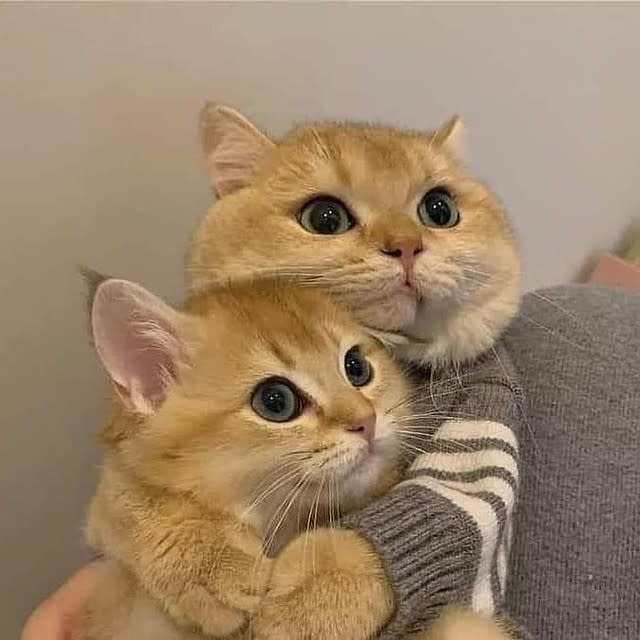
#> input picture Retrieving-data/images/color/example.jpg, 640 x 640 px
$ jupyter execute color-feature.ipynb
#> lines starting #> are read from the running program, lines starting #| are printed output that depends on the picture; long printed decimals are rounded
[cell 1]
# !sudo apt update
# !sudo apt install libgl1-mesa-glx -y
# !python3 -c "import cv2"

[cell 2]
# !pip install opencv-python
# %pip install --upgrade pip

# Mapping the RGB pixels

[cell 3]
import cv2

# Load an image
image = cv2.imread("example.jpg")
#> image is the input picture: shape (640, 640, 3); mean B, G, R 105.7, 132, 155.2

# Get the RGB values of a pixel at (x=50, y=100)
b, g, r = image[100, 50]  # OpenCV loads images in BGR format by default
#> b = 136; g = 156; r = 174
print(f"Red: {r}, Green: {g}, Blue: {b}")
#| Red: 174, Green: 156, Blue: 136

# Transforming between color spaces

[cell 4]
import cv2
import matplotlib.pyplot as plt

# Load image in BGR (default in OpenCV)
image = cv2.imread("example.jpg")

# Convert BGR to RGB
image_rgb = cv2.cvtColor(image, cv2.COLOR_BGR2RGB)

# Display image
plt.imshow(image_rgb)
plt.axis("off")
plt.show()

[cell 5]
# Convert RGB to HSV
image_hsv = cv2.cvtColor(image, cv2.COLOR_BGR2HSV)
#> image_hsv: shape (640, 640, 3); mean H, S, V 15.4, 81.7, 155.2

# Show HSV channels separately
h, s, v = cv2.split(image_hsv)
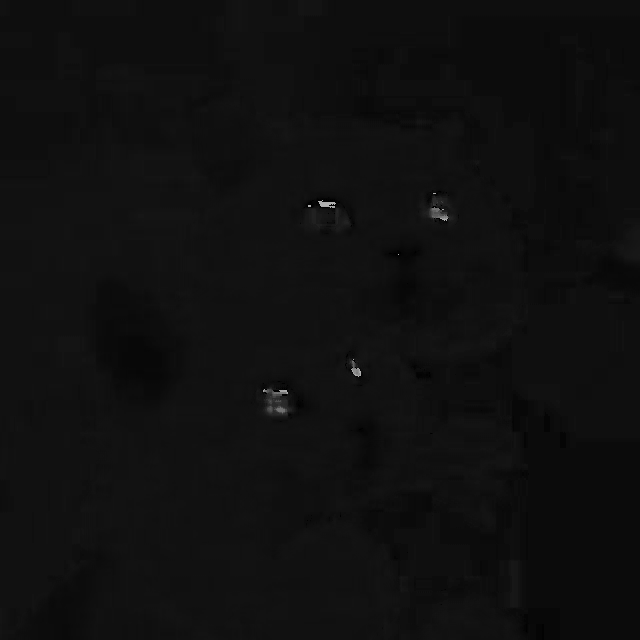
#> h: shape (640, 640); min 0, max 179, mean 15.4
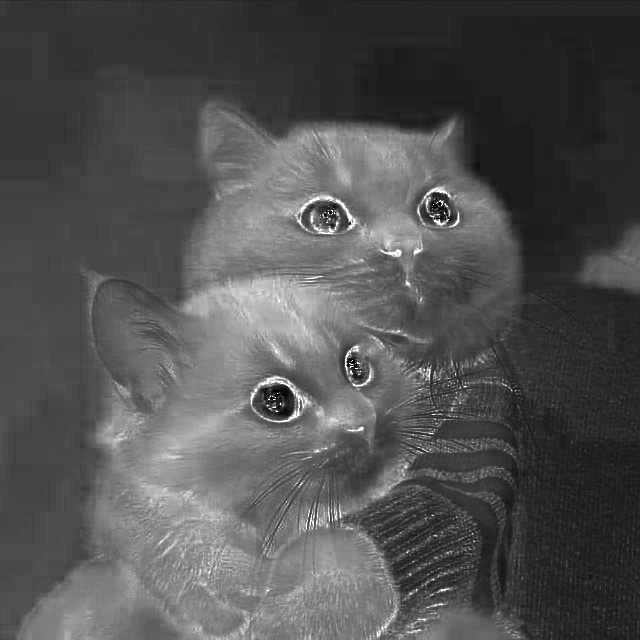
#> s: shape (640, 640); min 0, max 255, mean 81.7
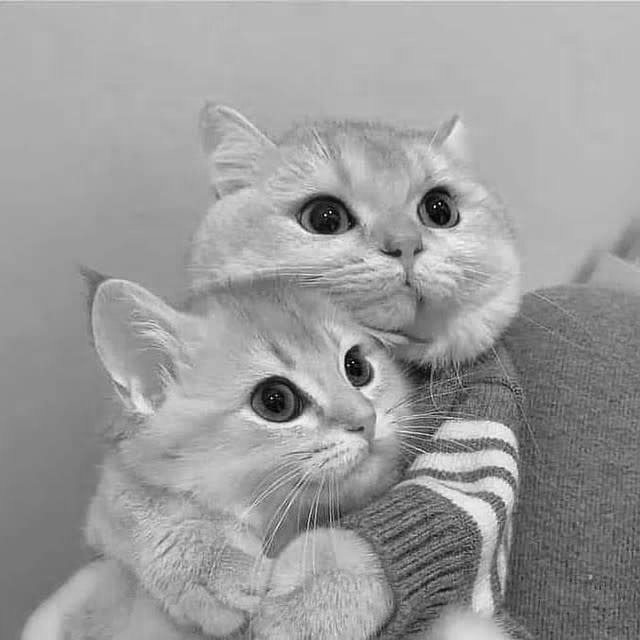
#> v: shape (640, 640); min 0, max 255, mean 155.2
plt.imshow(h, cmap="hsv")
plt.title("Hue Channel")
plt.axis("off")
plt.show()

[cell 6]
# Convert to LAB
image_lab = cv2.cvtColor(image, cv2.COLOR_BGR2LAB)
#> image_lab: shape (640, 640, 3); mean of channels 0, 1, 2 143.9, 133.2, 145.5

# Split channels
l, a, b = cv2.split(image_lab)
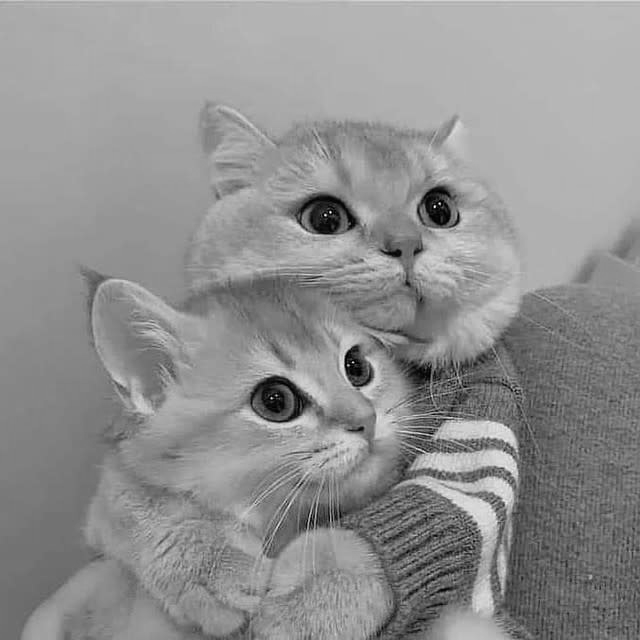
#> l: shape (640, 640); min 0, max 253, mean 143.9
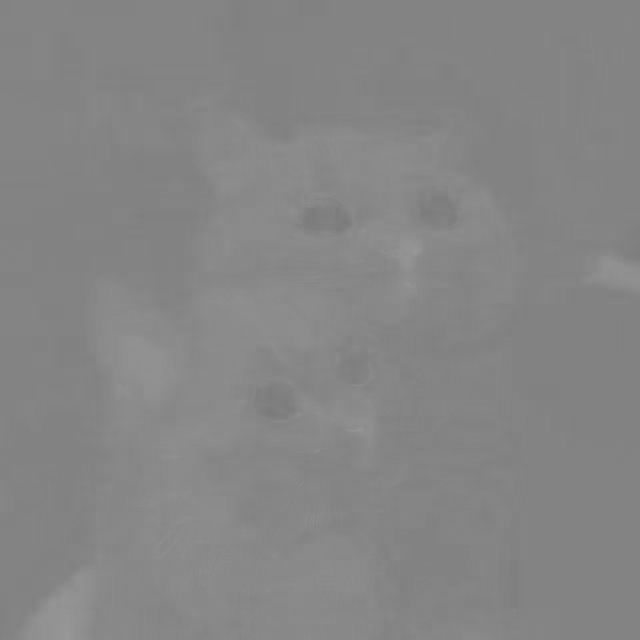
#> a: shape (640, 640); min 122, max 154, mean 133.2
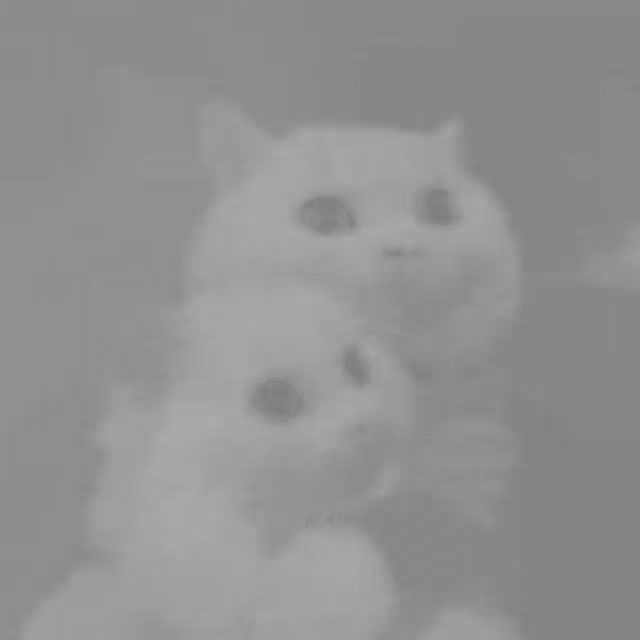
#> b: shape (640, 640); min 125, max 171, mean 145.5

# Display Lightness channel
plt.imshow(l, cmap="gray")
plt.title("Lightness (L) Channel")
plt.axis("off")
plt.show()

[cell 7]
import cv2
import numpy as np
import matplotlib.pyplot as plt

# Load image
image = cv2.imread("example.jpg")
image_rgb = cv2.cvtColor(image, cv2.COLOR_BGR2RGB)

# Split channels
r, g, b = cv2.split(image_rgb)
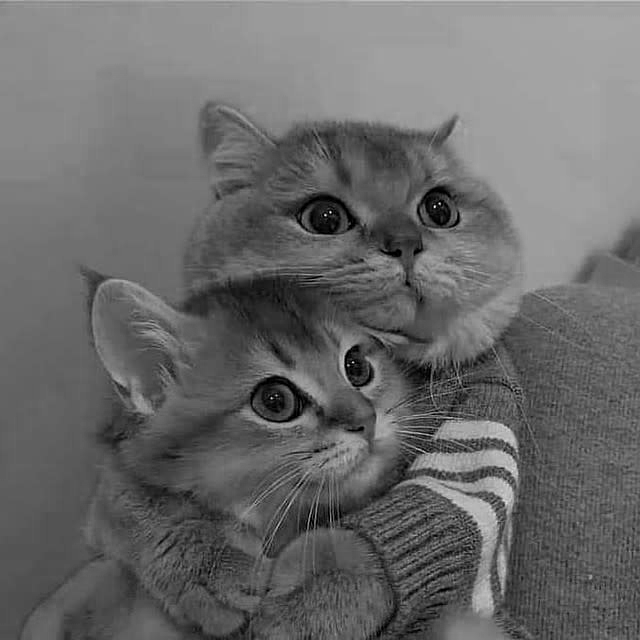
#> b: shape (640, 640); min 0, max 249, mean 105.7

# Compute histograms
hist_r = cv2.calcHist([r], [0], None, [256], [0, 256])
#> hist_r = 256 values, max 14535 at index 180, min 0 at index 250, mean 1600
hist_g = cv2.calcHist([g], [0], None, [256], [0, 256])
#> hist_g = 256 values, max 15895 at index 170, min 0 at index 228, mean 1600
hist_b = cv2.calcHist([b], [0], None, [256], [0, 256])
#> hist_b = 256 values, max 10282 at index 157, min 0 at index 211, mean 1600

# Plot histograms
plt.figure(figsize=(10, 5))
plt.plot(hist_r, color="red", label="Red")
plt.plot(hist_g, color="green", label="Green")
plt.plot(hist_b, color="blue", label="Blue")
plt.title("Color Histogram")
plt.xlabel("Pixel Value")
plt.ylabel("Frequency")
plt.legend()
plt.show()
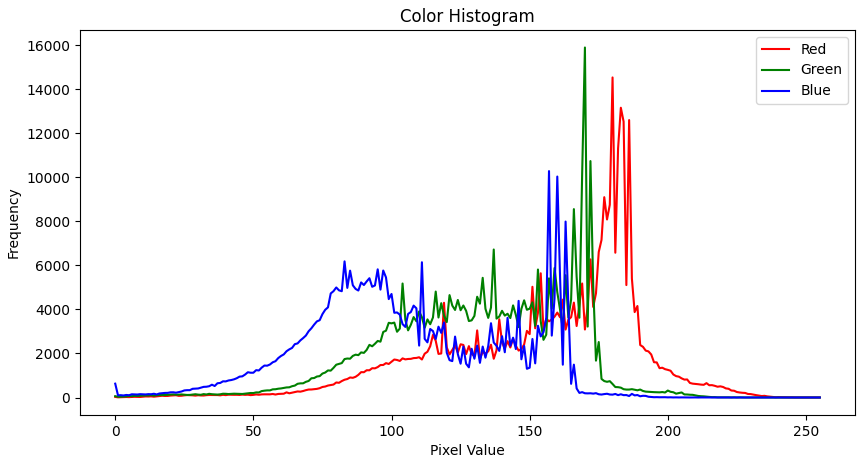
#> figure drawn by matplotlib, 1 panel; curve peaks at x = 180, y = 14535; curve peaks at x = 170, y = 15895; curve peaks at x = 157, y = 10282

[cell 8]
hist_r = cv2.normalize(hist_r, hist_r).flatten()
#> hist_r = 256 values, max 0.323 at index 180, min 0 at index 250, mean 0.0356
hist_g = cv2.normalize(hist_g, hist_g).flatten()
#> hist_g = 256 values, max 0.371 at index 170, min 0 at index 228, mean 0.0374
hist_b = cv2.normalize(hist_b, hist_b).flatten()
#> hist_b = 256 values, max 0.256 at index 157, min 0 at index 211, mean 0.0399

# Plot histograms
plt.figure(figsize=(10, 5))
plt.plot(hist_r, color="red", label="Red")
plt.plot(hist_g, color="green", label="Green")
plt.plot(hist_b, color="blue", label="Blue")
plt.title("Color Histogram")
plt.xlabel("Pixel Value")
plt.ylabel("Frequency")
plt.legend()
plt.show()
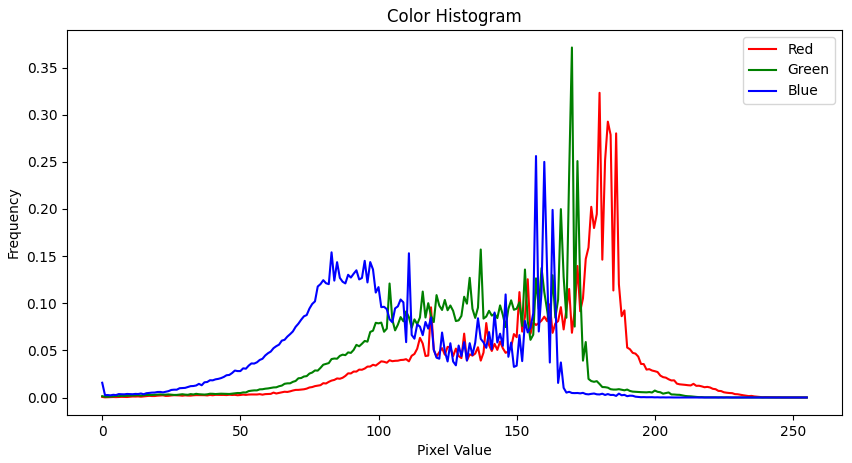
#> figure drawn by matplotlib, 1 panel; curve peaks at x = 180, y = 0.323; curve peaks at x = 170, y = 0.371; curve peaks at x = 157, y = 0.256

[cell 9]
def chi_square_distance(hist1, hist2):
    return 0.5 * np.sum(((hist1 - hist2) ** 2) / (hist1 + hist2 + 1e-10))

distance = chi_square_distance(hist_r, hist_g)
#> distance = 2.16
print("Chi-Square Distance between Red and Green histograms:", distance)
#| Chi-Square Distance between Red and Green histograms: 2.159

[cell 10]
def euclidean_distance(hist1, hist2):
    return np.sqrt(np.sum((hist1 - hist2) ** 2))

distance = euclidean_distance(hist_r, hist_g)
#> distance = 0.922
print("Euclidean Distance:", distance)
#| Euclidean Distance: 0.9215

[cell 11]
import numpy as np

def histogram_intersection(hist1, hist2):
    return np.sum(np.minimum(hist1, hist2))

# Example usage
distance = histogram_intersection(hist_r, hist_g)
#> distance = 5.57
print("Histogram Intersection:", distance)
#| Histogram Intersection: 5.567

[cell 12]
def histogram_correlation(hist1, hist2):
    mean_hist1 = np.mean(hist1)
#> mean_hist1 = 0.0356
    mean_hist2 = np.mean(hist2)
#> mean_hist2 = 0.0374

    numerator = np.sum((hist1 - mean_hist1) * (hist2 - mean_hist2))
#> numerator = 0.235
    denominator = np.sqrt(np.sum((hist1 - mean_hist1) ** 2) * np.sum((hist2 - mean_hist2) ** 2))
#> denominator = 0.659

    return numerator / denominator if denominator != 0 else 0  # Avoid division by zero

# Example usage
correlation_score = histogram_correlation(hist_r, hist_g)
#> correlation_score = 0.357
print("Histogram Correlation Score:", correlation_score)
#| Histogram Correlation Score: 0.3565

[cell 13]
import matplotlib.pyplot as plt

# Compute cumulative histogram
cumulative_hist = np.cumsum(hist_r)
#> cumulative_hist = 256 values from 0.0006 to 9.11

# Plot histogram
plt.plot(cumulative_hist, color='black')
plt.title("Cumulative Histogram")
plt.xlabel("Pixel Intensity")
plt.ylabel("Cumulative Frequency")
plt.show()
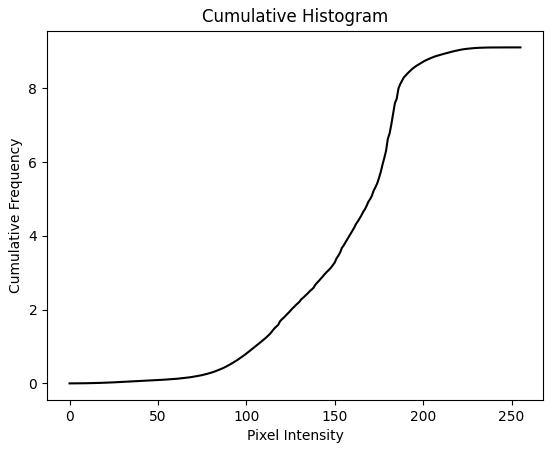
#> figure drawn by matplotlib, 1 panel; curve peaks at x = 255, y = 9.11

[cell 14]
def cumulative_hist_distance(hist1, hist2):
    return np.sum(np.abs(np.cumsum(hist1) - np.cumsum(hist2)))

[cell 15]
distance = cumulative_hist_distance(hist_r, hist_g)
#> distance = 268.1
print("Cumulative Histogram Distance:", distance)
#| Cumulative Histogram Distance: 268.0605
